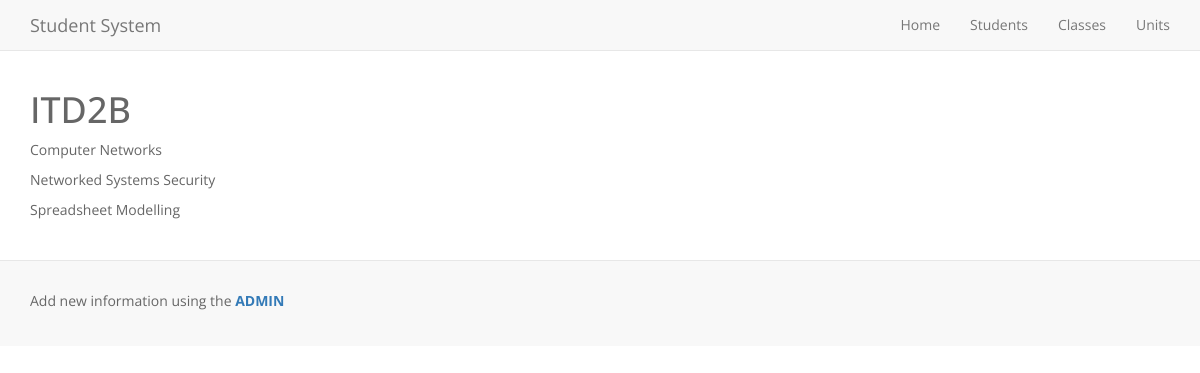
/SIS/classes/4/overview, run on the app's committed database.
### Student_information_system/models.py (models this page shows, shortened)
class tblClasses(models.Model):
    id_classes = models.AutoField(primary_key=True, verbose_name="Class ID")
    class_code = models.CharField("Class Code", max_length=50)
    id_foreign_unit_1 = models.ForeignKey(tblUnits,
                                        verbose_name="Unit 1", related_name='Unit_1',
                                        null=True, blank=True)
    id_foreign_unit_2 = models.ForeignKey(tblUnits,
                                        verbose_name="Unit 2", related_name='Unit_2',
                                        null=True, blank=True)
    id_foreign_unit_3 = models.ForeignKey(tblUnits,
                                        verbose_name="Unit 3", related_name='Unit_3',
                                        null=True, blank=True)
    class Meta:
        verbose_name = ("Class")
        verbose_name_plural = ("Classes")

class tblUnits(models.Model):
    id_units = models.AutoField(primary_key=True)
    name_unit = models.CharField("Unit Name", max_length=200)
    description = models.TextField("Description", max_length=300, null=True,
                                    blank=False, default="None")
    class Meta:
        verbose_name = ("Unit")
        verbose_name_plural = ("Units")
    def __str__(self):
        return self.name_unit

### Student_information_system/views.py (the view)
# urls.py: url(r'^classes/(?P<class_id>[0-9]+)/overview$', views.classes, name='classes'),
def classes(request, class_id):
    class_id = get_object_or_404(tblClasses, pk=class_id)
    context = {
        'class': class_id,
    }
    return render(request, 'SIS/classView.html', context)

### Student_information_system/templates/SIS/classView.html
{% extends "SIS/base.html" %}
{% block content %}
    <h1>{{ class.class_code }}</h1>
    <p>{{ class.id_foreign_unit_1 }}</p>
    <p>{{ class.id_foreign_unit_2 }}</p>
    <p>{{ class.id_foreign_unit_3 }}</p>
{% endblock %}

### static/css/style.css (style rules this page uses)
body { font-family: 'Open Sans', sans-serif; color: #666666; padding-top:70px; }

### data on the page
tblClasses: class_code "ITD2B", id_foreign_unit_1 "Computer Networks", id_foreign_unit_2 "Networked Systems Security", id_foreign_unit_3 "Spreadsheet Modelling"
